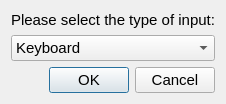
<?xml version="1.0" encoding="UTF-8"?>
<ui version="4.0">
 <class>Dialog</class>
 <widget class="QDialog" name="Dialog">
  <property name="geometry">
   <rect>
    <x>0</x>
    <y>0</y>
    <width>220</width>
    <height>98</height>
   </rect>
  </property>
  <property name="windowTitle">
   <string>Dialog</string>
  </property>
  <layout class="QGridLayout" name="gridLayout">
   <item row="0" column="0">
    <widget class="QLabel" name="label_select">
     <property name="font">
      <font>
       <pointsize>11</pointsize>
      </font>
     </property>
     <property name="text">
      <string>Please select the type of input:</string>
     </property>
    </widget>
   </item>
   <item row="2" column="0">
    <widget class="QDialogButtonBox" name="btns_hardware_inputtype">
     <property name="font">
      <font>
       <pointsize>11</pointsize>
      </font>
     </property>
     <property name="orientation">
      <enum>Qt::Horizontal</enum>
     </property>
     <property name="standardButtons">
      <set>QDialogButtonBox::Cancel|QDialogButtonBox::Ok</set>
     </property>
    </widget>
   </item>
   <item row="1" column="0">
    <widget class="QComboBox" name="combo_hardware_inputtype">
     <property name="font">
      <font>
       <pointsize>11</pointsize>
      </font>
     </property>
     <item>
      <property name="text">
       <string>Keyboard</string>
      </property>
     </item>
     <item>
      <property name="text">
       <string>USB Joystick (HID)</string>
      </property>
     </item>
     <item>
      <property name="text">
       <string>SensoDrive</string>
      </property>
     </item>
    </widget>
   </item>
  </layout>
 </widget>
 <resources/>
 <connections>
  <connection>
   <sender>btns_hardware_inputtype</sender>
   <signal>accepted()</signal>
   <receiver>Dialog</receiver>
   <slot>accept()</slot>
   <hints>
    <hint type="sourcelabel">
     <x>248</x>
     <y>254</y>
    </hint>
    <hint type="destinationlabel">
     <x>157</x>
     <y>274</y>
    </hint>
   </hints>
  </connection>
  <connection>
   <sender>btns_hardware_inputtype</sender>
   <signal>rejected()</signal>
   <receiver>Dialog</receiver>
   <slot>reject()</slot>
   <hints>
    <hint type="sourcelabel">
     <x>316</x>
     <y>260</y>
    </hint>
    <hint type="destinationlabel">
     <x>286</x>
     <y>274</y>
    </hint>
   </hints>
  </connection>
 </connections>
</ui>
